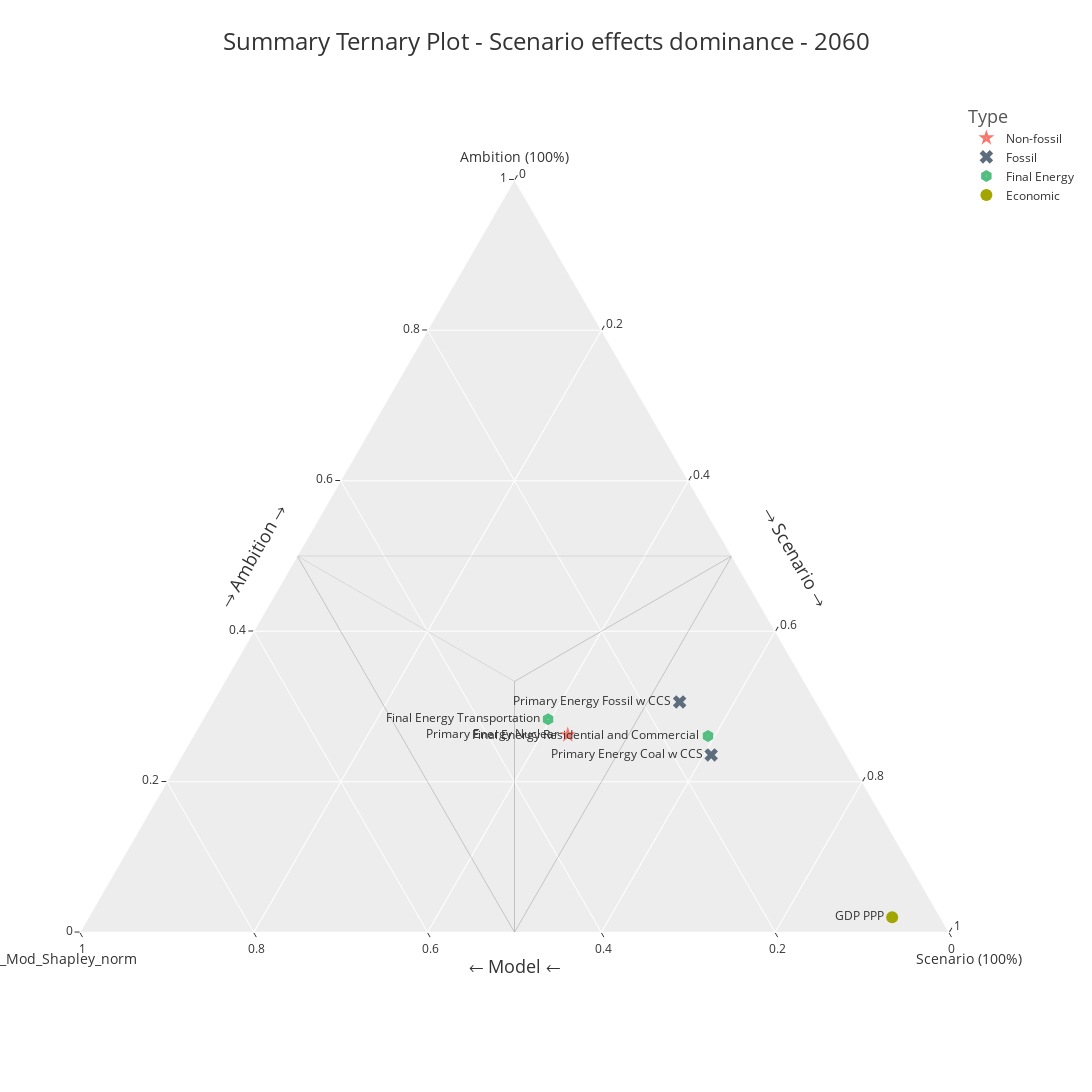

Source (notebook cell):
### Code cell
# Figure 14: Ternary Plot for all variables 2060, focus on Scenario - full version with all the labels

# -----------
# Setup the style parameters
# -----------
sns.set()
sns.set_style("white")
plt.rcParams['figure.dpi']= 100
plt.rcParams['figure.figsize'] = (20,6)
plt.rc("savefig", dpi=150)
plt.rc("font", size=14)

# -----------
# Choose columns to plot and filter the data accordingly
# -----------
cols = [ 
    'Variable',
    'Year',
    'R2_Amb_Shapley_norm',
    'R2_Mod_Shapley_norm',
    'R2_Scen_Shapley_norm',
    'Type'
    ]

data = df_all[cols]
# -----------
# Filter the data to show only the needed data points that highlight the Scenario effects dominance
# -----------
data = data.query('Year == 2060 and R2_Scen_Shapley_norm >= 0.25 and R2_Amb_Shapley_norm < 0.37 and R2_Mod_Shapley_norm < 0.35')\
            .query('Variable != "Final Energy Solids"')

# -----------
# Plot the data
# -----------
fig = px.scatter_ternary(data.query('Year ==2060'), 
    a="R2_Amb_Shapley_norm", 
    b="R2_Mod_Shapley_norm", 
    c="R2_Scen_Shapley_norm",
    symbol="Type",
    color='Type',
    template="ggplot2",
    symbol_map={"Emissions":"cross-dot", 'Final Energy':'hexagon-dot',"Fossil":"x","Non-fossil":"star-dot","Land":"square-x"},
    color_discrete_map={"Emissions":"#C0392B", "Non-Fossil":"#F4D03F", 'Final Energy':'#52BE80',"Fossil":"#5D6D7E","Land":"LightSkyBlue"},
    labels={"R2_Amb_Shapley_norm": "Ambition (100%)",
            "R2_Mod": "Model (100%)",
            "R2_Scen_Shapley_norm": "Scenario (100%)"},
    title="Summary Ternary Plot - Scenario effects dominance - 2060",
    text=['' if x == '' else x for x in data['Variable']],
    hover_name='Variable',
    animation_frame='Year',
    width=1200,
    height=1200
    )


# Lines connecting mid-point of each axis to mid-point of the plot
fig.add_trace(
    go.Scatterternary(a=[0.5, 0.5,0.5, 0.5,0, 0.5],
                      b=[0.5, 0.5,0, 0.5,0.5, 0.5],
                      c=[0, 0.5,0.5, 0.5,0.5, 0.5],
                      mode='lines',
                      marker=dict(color='black'),
                      line=dict(width=0.1),
                      showlegend=False,
                      )
                )

# Lines connecting mid-points of all axes together
fig.add_trace(
    go.Scatterternary(a=[0.5, 0,0.5, 0.5,0, 0.5],
                      b=[0, 0.5,0, 0.5,0.5, 0.5],
                      c=[0.5, 0.5,0.5, 0,0.5, 0],
                      mode='lines',
                      marker=dict(color='black'),
                      line=dict(width=0.1),
                      showlegend=False,
                      
                      )
                )

fig.update_traces(
    marker=dict(
        size=12),
    textposition='middle left')

fig.update_layout(
    legend_title="Type",
    legend_title_font_color="#545454",
    legend_title_font_size=18,
    title_font_size=24,
    annotations=[
        dict(
            x=0.87,
            y=0.5,
            xref="paper",
            yref="paper",
            text="\u2192 Scenario \u2192",
            showarrow=False,
            font=dict(
                size=18,
            ),
            textangle=60
        ),
        dict(
            x=0.5,
            y=0.035,
            xref="paper",
            yref="paper",
            text="\u2190 Model \u2190",
            showarrow=False,
            font=dict(
                size=18,
            ),
            textangle=0
        ),
        dict(
            x=0.15,
            y=0.5,
            xref="paper",
            yref="paper",
            text="\u2192 Ambition \u2192",
            showarrow=False,
            font=dict(
                size=18,
            ),
            textangle=-60
        )

    ]
)

fig.show()

# Save the plot
fig.write_image("Figure_14_Ternary_Plot_2060_full_labels_Scenario_Effects.png")

### Figure 1 — Plotly figure (JSON) as saved in the notebook; plotly's stock layout.template omitted (floating-point values rounded to 4 significant figures)
{"data": [{"a": [0.2623], "b": [0.3075], "c": [0.4301], "hovertemplate": "<b>%{hovertext}</b><br><br>Type=Non-fossil<br>Year=2060<br>Ambition (100%)=%{a}<br>R2_Mod_Shapley_norm=%{b}<br>Scenario (100%)=%{c}<br>text=%{text}<extra></extra>", "hovertext": ["Primary Energy Nuclear"], "legendgroup": "Non-fossil", "marker": {"color": "#F8766D", "size": 12, "symbol": "star-dot"}, "mode": "markers+text", "name": "Non-fossil", "showlegend": true, "subplot": "ternary", "text": ["Primary Energy Nuclear"], "textposition": "middle left", "type": "scatterternary"}, {"a": [0.3061, 0.2357], "b": [0.1569, 0.1558], "c": [0.537, 0.6085], "hovertemplate": "<b>%{hovertext}</b><br><br>Type=Fossil<br>Year=2060<br>Ambition (100%)=%{a}<br>R2_Mod_Shapley_norm=%{b}<br>Scenario (100%)=%{c}<br>text=%{text}<extra></extra>", "hovertext": ["Primary Energy Fossil w CCS", "Primary Energy Coal w CCS"], "legendgroup": "Fossil", "marker": {"color": "#5D6D7E", "size": 12, "symbol": "x"}, "mode": "markers+text", "name": "Fossil", "showlegend": true, "subplot": "ternary", "text": ["Primary Energy Fossil w CCS", "Primary Energy Coal w CCS"], "textposition": "middle left", "type": "scatterternary"}, {"a": [0.2608, 0.2829], "b": [0.147, 0.3199], "c": [0.5923, 0.3972], "hovertemplate": "<b>%{hovertext}</b><br><br>Type=Final Energy<br>Year=2060<br>Ambition (100%)=%{a}<br>R2_Mod_Shapley_norm=%{b}<br>Scenario (100%)=%{c}<br>text=%{text}<extra></extra>", "hovertext": ["Final Energy Residential and Commercial", "Final Energy Transportation"], "legendgroup": "Final Energy", "marker": {"color": "#52BE80", "size": 12, "symbol": "hexagon-dot"}, "mode": "markers+text", "name": "Final Energy", "showlegend": true, "subplot": "ternary", "text": ["Final Energy Residential and Commercial", "Final Energy Transportation"], "textposition": "middle left", "type": "scatterternary"}, {"a": [0.02], "b": [0.05542], "c": [0.9246], "hovertemplate": "<b>%{hovertext}</b><br><br>Type=Economic<br>Year=2060<br>Ambition (100%)=%{a}<br>R2_Mod_Shapley_norm=%{b}<br>Scenario (100%)=%{c}<br>text=%{text}<extra></extra>", "hovertext": ["GDP PPP"], "legendgroup": "Economic", "marker": {"color": "#A3A500", "size": 12, "symbol": "circle"}, "mode": "markers+text", "name": "Economic", "showlegend": true, "subplot": "ternary", "text": ["GDP PPP"], "textposition": "middle left", "type": "scatterternary"}, {"a": [0.5, 0.5, 0.5, 0.5, 0, 0.5], "b": [0.5, 0.5, 0, 0.5, 0.5, 0.5], "c": [0, 0.5, 0.5, 0.5, 0.5, 0.5], "line": {"width": 0.1}, "marker": {"color": "black", "size": 12}, "mode": "lines", "showlegend": false, "textposition": "middle left", "type": "scatterternary"}, {"a": [0.5, 0, 0.5, 0.5, 0, 0.5], "b": [0, 0.5, 0, 0.5, 0.5, 0.5], "c": [0.5, 0.5, 0.5, 0, 0.5, 0], "line": {"width": 0.1}, "marker": {"color": "black", "size": 12}, "mode": "lines", "showlegend": false, "textposition": "middle left", "type": "scatterternary"}], "layout": {"annotations": [{"font": {"size": 18}, "showarrow": false, "text": "→ Scenario →", "textangle": 60, "x": 0.87, "xref": "paper", "y": 0.5, "yref": "paper"}, {"font": {"size": 18}, "showarrow": false, "text": "← Model ←", "textangle": 0, "x": 0.5, "xref": "paper", "y": 0.035, "yref": "paper"}, {"font": {"size": 18}, "showarrow": false, "text": "→ Ambition →", "textangle": -60, "x": 0.15, "xref": "paper", "y": 0.5, "yref": "paper"}], "height": 1200, "legend": {"title": {"font": {"color": "#545454", "size": 18}, "text": "Type"}, "tracegroupgap": 0}, "ternary": {"aaxis": {"title": {"text": "Ambition (100%)"}}, "baxis": {"title": {"text": "R2_Mod_Shapley_norm"}}, "caxis": {"title": {"text": "Scenario (100%)"}}, "domain": {"x": [0, 1], "y": [0, 1]}}, "title": {"font": {"size": 24}, "text": "Summary Ternary Plot - Scenario effects dominance - 2060"}, "width": 1200}}
